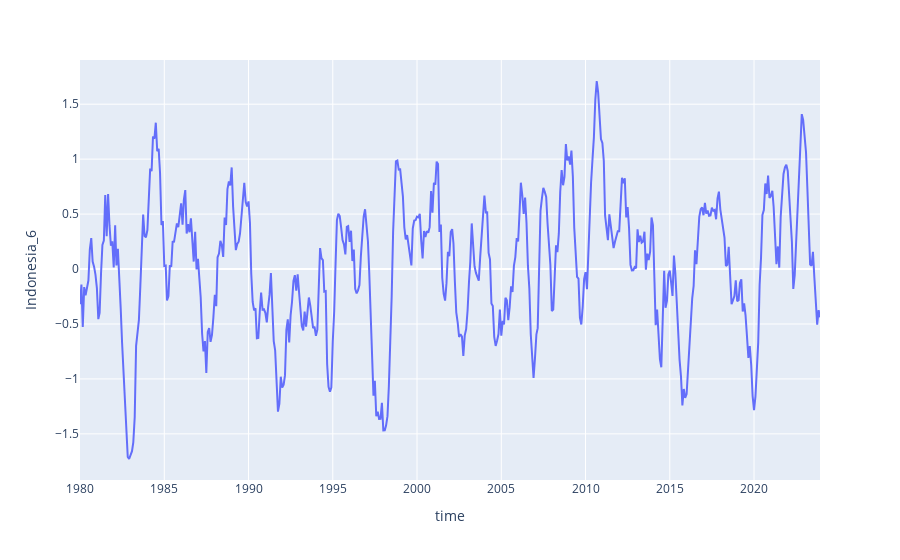

Write notebook code for a chart like this one.
### Code cell
px.line(spei_country, x='time', y='Indonesia_1')
px.line(spei_country, x='time', y='Indonesia_3')
px.line(spei_country, x='time', y='Indonesia_6')

### Figure 1 — Plotly figure (JSON) as saved in the notebook; plotly's stock layout.template omitted (floating-point values rounded to 4 significant figures; data arrays with more than 128 entries replaced by an {"elided": "..."} marker saying what was removed)
{"data": [{"hovertemplate": "time=%{x}<br>Indonesia_6=%{y}<extra></extra>", "legendgroup": "", "line": {"color": "#636efa", "dash": "solid"}, "marker": {"symbol": "circle"}, "mode": "lines", "name": "", "orientation": "v", "showlegend": false, "type": "scatter", "x": {"elided": "528 str values"}, "xaxis": "x", "y": {"elided": "528 float values"}, "yaxis": "y"}], "layout": {"legend": {"tracegroupgap": 0}, "margin": {"t": 60}, "xaxis": {"anchor": "y", "domain": [0, 1], "title": {"text": "time"}}, "yaxis": {"anchor": "x", "domain": [0, 1], "title": {"text": "Indonesia_6"}}}}
